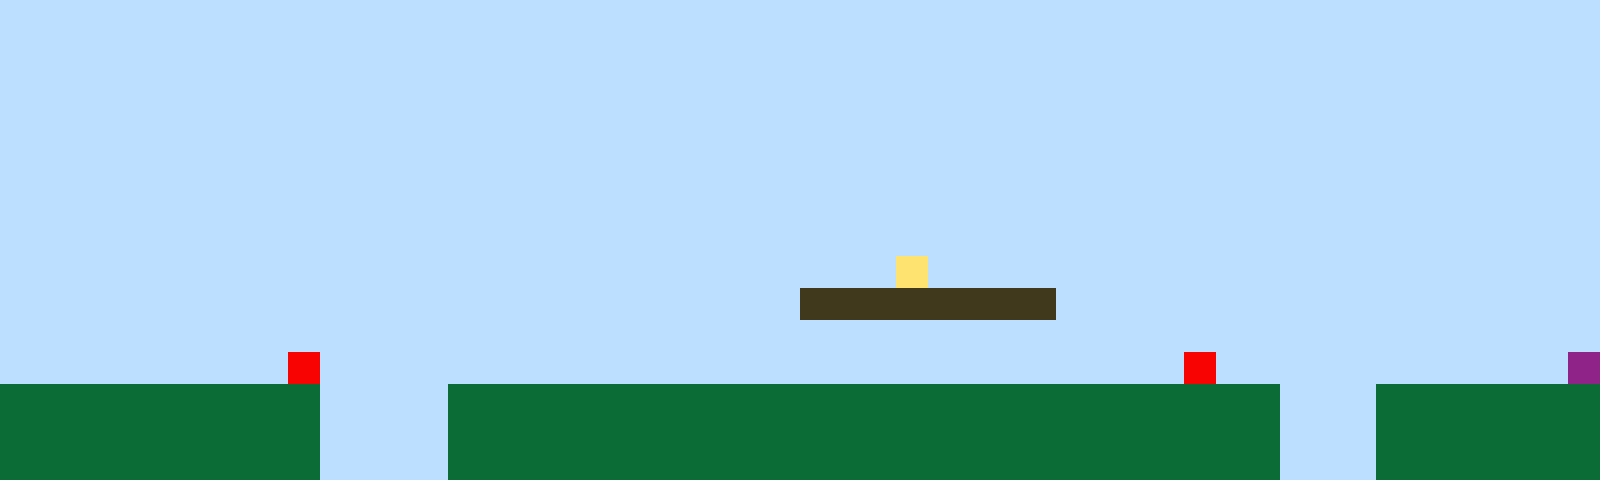

This is a level from a 2D game, rendered from its Tiled map with the project's own tilesets. A one-line summary and the complete map file follow:
An orthogonal 50x15 tile map with 32x32 px tiles, 1 tile layer (Tile Layer 1).

<map version="1.10" tiledversion="1.11.2" orientation="orthogonal" renderorder="right-up" width="50" height="15" tilewidth="32" tileheight="32" infinite="0" nextlayerid="2" nextobjectid="1"><editorsettings><export target="map1.csv" format="csv" /></editorsettings><tileset firstgid="1" name="sprites" tilewidth="32" tileheight="32" tilecount="6" columns="3"><image source="sprites.png" width="96" height="64" /></tileset><layer id="1" name="Tile Layer 1" width="50" height="15"><data encoding="csv">1,1,1,1,1,1,1,1,1,1,1,1,1,1,1,1,1,1,1,1,1,1,1,1,1,1,1,1,1,1,1,1,1,1,1,1,1,1,1,1,1,1,1,1,1,1,1,1,1,1,1,1,1,1,1,1,1,1,1,1,1,1,1,1,1,1,1,1,1,1,1,1,1,1,1,1,1,1,1,1,1,1,1,1,1,1,1,1,1,1,1,1,1,1,1,1,1,1,1,1,1,1,1,1,1,1,1,1,1,1,1,1,1,1,1,1,1,1,1,1,1,1,1,1,1,1,1,1,1,1,1,1,1,1,1,1,1,1,1,1,1,1,1,1,1,1,1,1,1,1,1,1,1,1,1,1,1,1,1,1,1,1,1,1,1,1,1,1,1,1,1,1,1,1,1,1,1,1,1,1,1,1,1,1,1,1,1,1,1,1,1,1,1,1,1,1,1,1,1,1,1,1,1,1,1,1,1,1,1,1,1,1,1,1,1,1,1,1,1,1,1,1,1,1,1,1,1,1,1,1,1,1,1,1,1,1,1,1,1,1,1,1,1,1,1,1,1,1,1,1,1,1,1,1,1,1,1,1,1,1,1,1,1,1,1,1,1,1,1,1,1,1,1,1,1,1,1,1,1,1,1,1,1,1,1,1,1,1,1,1,1,1,1,1,1,1,1,1,1,1,1,1,1,1,1,1,1,1,1,1,1,1,1,1,1,1,1,1,1,1,1,1,1,1,1,1,1,1,1,1,1,1,1,1,1,1,1,1,1,1,1,1,1,1,1,1,1,1,1,1,1,1,1,1,1,1,1,1,1,1,1,1,1,1,1,1,1,1,1,1,1,1,1,1,1,1,1,1,1,1,1,1,1,1,1,1,1,1,1,1,1,1,1,1,1,1,1,1,1,1,1,1,1,1,1,1,1,1,1,1,1,1,1,1,1,1,1,1,1,1,1,1,1,1,1,1,1,1,4,1,1,1,1,1,1,1,1,1,1,1,1,1,1,1,1,1,1,1,1,1,1,1,1,1,1,1,1,1,1,1,1,1,1,1,1,1,1,1,1,1,1,1,1,1,1,3,3,3,3,3,3,3,3,1,1,1,1,1,1,1,1,1,1,1,1,1,1,1,1,1,1,1,1,1,1,1,1,1,1,1,1,1,1,1,1,1,1,1,1,1,1,1,1,1,1,1,1,1,1,1,1,1,1,1,1,1,1,1,1,1,1,1,1,1,1,1,1,1,1,1,1,1,1,1,1,1,1,1,1,5,1,1,1,1,1,1,1,1,1,1,1,1,1,1,1,1,1,1,1,1,1,1,1,1,1,1,1,5,1,1,1,1,1,1,1,1,1,1,1,6,2,2,2,2,2,2,2,2,2,2,1,1,1,1,2,2,2,2,2,2,2,2,2,2,2,2,2,2,2,2,2,2,2,2,2,2,2,2,2,2,1,1,1,2,2,2,2,2,2,2,2,2,2,2,2,2,2,2,2,2,1,1,1,1,2,2,2,2,2,2,2,2,2,2,2,2,2,2,2,2,2,2,2,2,2,2,2,2,2,2,1,1,1,2,2,2,2,2,2,2,2,2,2,2,2,2,2,2,2,2,1,1,1,1,2,2,2,2,2,2,2,2,2,2,2,2,2,2,2,2,2,2,2,2,2,2,2,2,2,2,1,1,1,2,2,2,2,2,2,2</data></layer></map>
